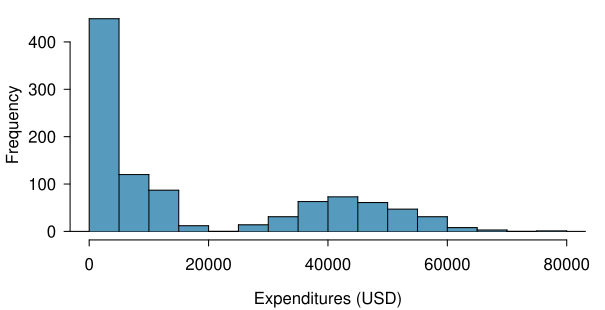

This figure's R source:
library(openintro)
#data(dds.discr)
data(COL)

myPDF("ddsExpHist.pdf",
      6.05, 3.1,
      mar = c(3.5, 3.5, 0.5, 1),
      mgp = c(2.4, 0.7, 0))
histPlot(dds.discr$expenditures,
         breaks = 16,
         xlab = 'Expenditures (USD)',
         ylab = "Frequency",
         ylim = c(0, 450),
         col = COL[1],
         border = COL[5])
dev.off()
